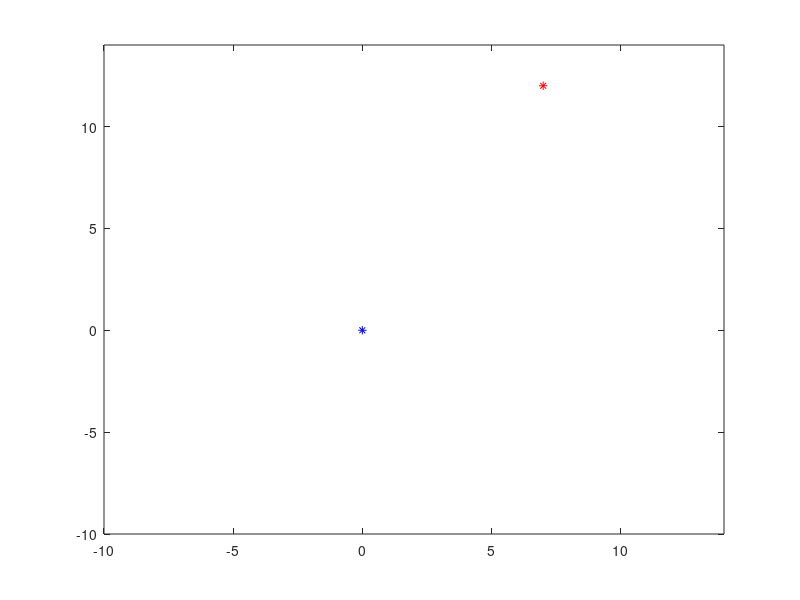

The MATLAB script that drew this image: (Note: this script raises an error after producing the figure.)
%% Clean up
close all
clear;
clc;

%% Generate starting points
x=zeros(1,3);
x_coord=7;
y_coord=12;
heading=0.7;

%% Initialize the values
x(1)=sqrt(x_coord^2+y_coord^2);
x(2)=atan2(y_coord,x_coord);
x(3)=heading - x(2);

%% Plot the start and the end state
figure
plot(x_coord,y_coord,'*r', 0,0,'*b')
axis([-10 14 -10 14])
hold on

%% Initialize the values and storage variables
dT = 0.01;
R=[];
X=[x_coord];
Y=[y_coord];
Theta=[];
k1=1;
k2=1;
Q = diag([1, 0.1]);
delta = [];
U1 = [];
U2 = [];
Slk= [];
Slk2= [];
k1 = 1;
k2 = 1;

%% Iterate over to find the optimal control
for i = 1:300
x0=x(1)*sin(x(2));
y0=x(1)*cos(x(2));

tic();
cvx_begin quiet
        variable u(4);
        minimize( u.' * u );
        subject to
            x(2) <= 3.14159;
            x(2) >=-3.14159;
            x(3) <= 3.14159;
            x(3) >=-3.14159;

            % Lyapunov function used:
            % V    = 0.5 * (r^2 + theta^2)
            % Derivative of V
            % Vdot = r*r_dot + theta*theta_dot
            %      = -r*v*cos(arctan(-k1*theta)) + (v/r) * theta *
            %      sin(arctan(-k1 * theta)

            -x(1) * u(1) * cos(atan(-k1*x(2))) + u(1)/x(1) *x(2)* sin(atan(-k1*x(2))) <= ...
                -0.5 * 2.0 * (x(1)^2 + x(2)^2) + u(3);
            z = x(3) - atan(-x(2));
            ((1 + 1/ (1 + x(2)^2) ) * u(1) / x(1) * sin(z + atan(-x(2))) + u(2)) == ...
                -0.5 * u(1)/ x(1) * z + u(4);
            
            % Barrier function candidate:
            % Measurement z = sqrt(r^2 + ro^2 - 2 * r * ro * cos(t - to) )
            % zdot = (1/z) * rdot * (r - cos(t-to)*ro) + (1/z) * tdot * (r * ro * sin(t - to))
            % Barrier
            % B(x,z) = 1 / (z - 0.5)
            % Bdot   = - zdot / (z - 0.5)^2
            
            h    = x(1);
            hdot = (1/h) * -1 * u(1) * cos(x(3)) *x(1); 
            B    = 1 / (x(1) - 0.9);
            Bdot = - hdot / (h - 0.9)^2;
            
            Bdot <= 1/B;
cvx_end
toc();

% Fixed control works
% u(1)=x(1);
% u(2)=-u(1)/x(1)*(k2*(x(3)-atan(-k1*x(2)))+1+k1/(1+(k1*x(2))^2)*sin(x(3)));


%% Smoothen the control
if size(U1,1) > 1
    u(1) = 0.85 * U1(end) + 0.15 * u(1);
    u(2) = 0.85 * U2(end) + 0.15 * u(2);
end

%% Propogate with dynamics
x(1) = x(1) - dT * u(1) * cos(x(3));
x(2) = x(2) + dT * u(1)/x(1) * sin(x(3));
x(3) = x(3) + dT * u(1)/x(1) * sin(x(3)) + u(2);

%% Store the variables
R=[R;x(1)];
Theta=[Theta;x(2)];
delta=[delta;x(3)];
X=[X;x(1)*cos(x(2))];
Y=[Y;x(1)*sin(x(2))];
U1=[U1;u(1)];
U2=[U2;u(2)];
Slk = [Slk;u(3)];
Slk2= [Slk2;u(4)];
end

%% Generate plots
hold on;
figure(1); plot(X,Y); title('Trajectory')
figure(2); plot(R); title('Distance to go')
figure(3); plot(Theta); title('Theta')
figure(4); plot(delta); title('Delta')
figure(5); plot(U1); title('U1')
figure(6); plot(U2); title('U2')
figure(7); plot(Slk); title('Slk')
